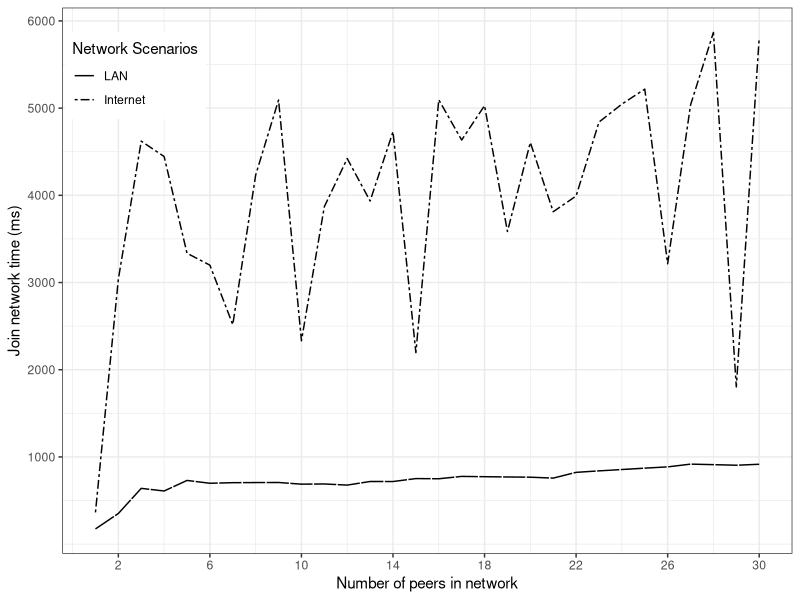

Write the R code that produced this figure.
library(ggplot2)

setwd("/home/sdnp2p/Dropbox/SDN/DTRM/EC2 Exp/EC2")
df1 <- read.csv("./Data_compare_wan_lan.csv")

#scolor <- lapply(color, )


plot <- ggplot(df1, aes(x=n)) + 
        geom_line(aes(y = Join_Time, linetype=type)) +
        #geom_point(aes(x=n, y = Join_Time, alpha=T)) +
        #geom_smooth(aes(y = Join_Time, linetype=Strategy)) + 
        #geom_text(aes(y=Join_Time, label=Location, show.legend = TRUE), size=5)+
        scale_x_continuous(breaks = c(2,6,10,14,18,22,26,30)) +
        scale_y_continuous(breaks = c(1000,2000,3000,4000,5000,6000,7000)) +
        theme_bw() +
        theme(legend.position=c(.1, .875)) +
        #scale_color_manual("Fixfinger Strategy" ,labels = c("Strategy 1", "Strategy 2"), values = c("blue", "red")) +
        scale_linetype_manual("Network Scenarios" ,labels = c("LAN", "Internet"), values = c("F1", "twodash")) +
        #scale_size_manual("",labels=c(" "), values=c(" ")) +
        labs(y = "Join network time (ms)", x = "Number of peers in network") 
        #ggsave(file="compare_plot_2.png",   units = "cm", dpi=300)

print(plot)

